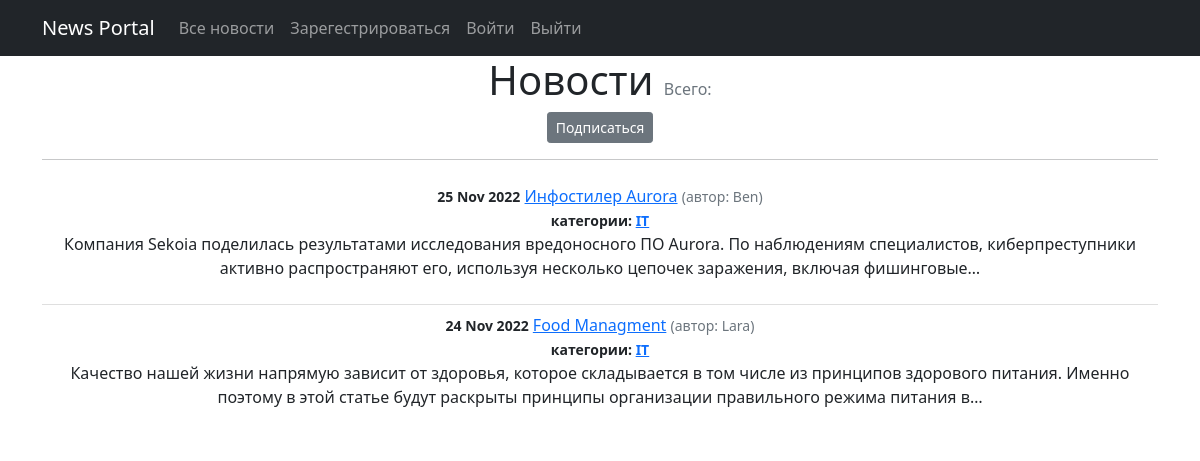
/news_id/categories/4, run on the app's committed database.
### news/models.py (models this page shows, shortened)
class Post(models.Model):
    author = models.ForeignKey(Author, on_delete=models.CASCADE)
    ARTICLE = "AR"
    NEWS = "NW"
    CATEGORY_CHOICES = (
        (ARTICLE, "Статья"),
        (NEWS, "Новость")
    )
    categoryTypes = models.CharField(max_length=2, choices=CATEGORY_CHOICES, default=ARTICLE)
    dateCreation = models.DateTimeField(auto_now_add=True)
    title = models.CharField(max_length=256)
    text = models.TextField()
    rating = models.IntegerField(default=0)
    category = models.ManyToManyField(Category, through='PostCategory')

class Author(models.Model):
    authorUser = models.OneToOneField(User, on_delete=models.CASCADE)
    authorRating = models.IntegerField(default=0)
    def __str__(self):
        return self.authorUser.username

class Category(models.Model):
    name = models.CharField(max_length=64, unique=True)
    subscribers = models.ManyToManyField(User, related_name='categories')
    def __str__(self):
        return self.name

### news/views.py (the view)
# urls.py: path('categories/<int:pk>', CategoryListView.as_view(), name='category_list'),
class CategoryListView(ListView):
    model = Post
    template_name = 'category_list.html'
    context_object_name = 'category_news'
    def get_queryset(self):
        self.category = get_object_or_404(Category, id=self.kwargs['pk'])
        queryset = Post.objects.filter(category=self.category).order_by('-dateCreation')
        return queryset
    def get_context_data(self, **kwargs):
        context = super().get_context_data(**kwargs)
        context['is_not_subscribers'] = self.request.user not in self.category.subscribers.all()
        context['category'] = self.category
        return context

### news/templates/category_list.html (shortened to what this page needs)
{% extends 'flatpages/default.html' %}
{% load custom_filters %}
{% load custom_tags %}
{% block content %}
<h1 class="text-center">Новости <span class="text-muted fs-6 fw-normal">Всего: {{ page.obj.paginator.count }}</span></h1>
    {% if is_not_subscribers %}
        <p class="text-center"><a href="{% url 'subscribe' category.id%}" class="btn btn-secondary btn-sm">Подписаться</a></p>
    {% endif %}
<hr>
<ul class="list-group list-group-flush">
    {% for post in category_news%}
        <li class="list-group-item">
            <small class="fw-bold">{{post.dateCreation|date:'d M Y' }}</small>
            <a href="{% url 'post_detail' post.id %}">{{ post.title }}</a>
            <small class="text-muted">(автор: {{ post.author }})</small> <br>
            <small class="fw-bold">категории:
                {% for category in post.category.all %}
                    <a href="{% url 'category_list' category.id%}">{{ category }}</a>
                {% endfor %}
            </small>
            <p>{{post.text | truncatechars:210}}</p>
        </li>
    {% endfor %}
</ul>
{% endblock content %}

### data on the page
Post: dateCreation "25 Nov 2022", title "Инфостилер Aurora", author "Ben", text "Компания Sekoia поделилась результатами исследования вредоносного ПО Aurora. По наблюдениям специалистов, киберпреступники активно распространяют его, используя несколько цепочек заражения, включая фишинговые…"
Category: name "IT"
Post: dateCreation "24 Nov 2022", title "Food Managment", author "Lara", text "Качество нашей жизни напрямую зависит от здоровья, которое складывается в том числе из принципов здорового питания. Именно поэтому в этой статье будут раскрыты принципы организации правильного режима питания в…"
